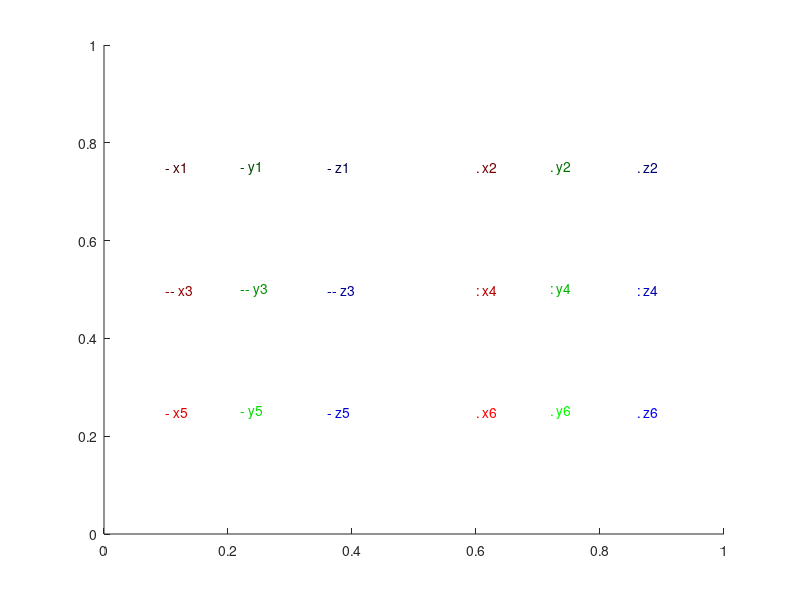

MATLAB code to generate this figure:
f=figure(1);
t=6;



color= 0.3:(1-0.3)/(t-1):1;

typ = struct('line',{'-','.','--',':'});% die verschiedenen Linien Typen
lineProperty = struct('r',{},'g',{},'b',{}, 'line',{})
for i=1:t;
    lineProperty(i).r={[color(i) 0 0]};
    lineProperty(i).g={[0 color(i) 0]};
    lineProperty(i).b={[0 0 color(i)]};
    lineProperty(i).line= {typ(mod(i-1,size(typ,2))+1).line}
    
end


xPos = 1/(6+1):1/(6+1):1-(1/(6+1))
yPos = 1-1/(floor((t+1)/2)+1):-1/(floor((t+1)/2)+1):1/(floor((t+1)/2)+1);


indexY=1;% Index der y Position, wird in jedem 2 Druchlauf erhoeht
for i=1:t% pro Durchlauf wreden jeweils xyz gezeichnet
    
    spX = mod(i+1,2)*0.5+0.1;% Start Position X, also entweder 0.1 oder 0.5
    
    text(spX,yPos(indexY),[lineProperty(i).line{1} ' x' num2str(i)],'Color',lineProperty(i).r{1})
    text(spX+0.12,yPos(indexY),[lineProperty(i).line{1} ' y' num2str(i)],'Color',lineProperty(i).g{1})
    text(spX+0.26,yPos(indexY),[lineProperty(i).line{1} ' z' num2str(i)],'Color',lineProperty(i).b{1})
    
    if(mod(i,2)==0)indexY=indexY+1;end
end